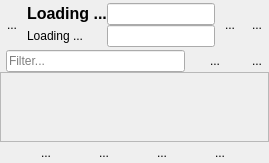
      <widget class="QWidget" name="page">
       <layout class="QVBoxLayout" name="verticalLayout_2">
        <property name="spacing">
         <number>0</number>
        </property>
        <property name="leftMargin">
         <number>0</number>
        </property>
        <property name="topMargin">
         <number>0</number>
        </property>
        <property name="rightMargin">
         <number>0</number>
        </property>
        <property name="bottomMargin">
         <number>0</number>
        </property>
        <item>
         <widget class="QWidget" name="widget" native="true">
          <layout class="QHBoxLayout" name="horizontalLayout_17">
           <property name="spacing">
            <number>3</number>
           </property>
           <property name="leftMargin">
            <number>0</number>
           </property>
           <property name="topMargin">
            <number>3</number>
           </property>
           <property name="rightMargin">
            <number>0</number>
           </property>
           <property name="bottomMargin">
            <number>3</number>
           </property>
           <item>
            <widget class="QToolButton" name="toolButton_17">
             <property name="maximumSize">
              <size>
               <width>32</width>
               <height>32</height>
              </size>
             </property>
             <property name="focusPolicy">
              <enum>Qt::NoFocus</enum>
             </property>
             <property name="text">
              <string>...</string>
             </property>
             <property name="icon">
              <iconset resource="rcc.qrc">
               <normaloff>:/icons/icon_avatar_40.png</normaloff>:/icons/icon_avatar_40.png</iconset>
             </property>
             <property name="iconSize">
              <size>
               <width>32</width>
               <height>32</height>
              </size>
             </property>
             <property name="autoRaise">
              <bool>true</bool>
             </property>
            </widget>
           </item>
           <item>
            <layout class="QVBoxLayout" name="verticalLayout">
             <property name="spacing">
              <number>0</number>
             </property>
             <item>
              <layout class="QHBoxLayout" name="horizontalLayout">
               <property name="spacing">
                <number>0</number>
               </property>
               <item>
                <widget class="QLabel" name="label_2">
                 <property name="sizePolicy">
                  <sizepolicy hsizetype="Expanding" vsizetype="Preferred">
                   <horstretch>0</horstretch>
                   <verstretch>0</verstretch>
                  </sizepolicy>
                 </property>
                 <property name="font">
                  <font>
                   <pointsize>12</pointsize>
                   <weight>75</weight>
                   <bold>true</bold>
                  </font>
                 </property>
                 <property name="text">
                  <string>Loading ...</string>
                 </property>
                 <property name="textInteractionFlags">
                  <set>Qt::TextSelectableByMouse</set>
                 </property>
                </widget>
               </item>
               <item>
                <widget class="QLineEdit" name="lineEdit_5"/>
               </item>
              </layout>
             </item>
             <item>
              <layout class="QHBoxLayout" name="horizontalLayout_16">
               <property name="spacing">
                <number>0</number>
               </property>
               <item>
                <widget class="QLabel" name="label_3">
                 <property name="sizePolicy">
                  <sizepolicy hsizetype="Expanding" vsizetype="Preferred">
                   <horstretch>0</horstretch>
                   <verstretch>0</verstretch>
                  </sizepolicy>
                 </property>
                 <property name="text">
                  <string>Loading ...</string>
                 </property>
                 <property name="textInteractionFlags">
                  <set>Qt::TextSelectableByMouse</set>
                 </property>
                </widget>
               </item>
               <item>
                <widget class="QLineEdit" name="lineEdit_6"/>
               </item>
              </layout>
             </item>
            </layout>
           </item>
           <item>
            <widget class="QToolButton" name="toolButton">
             <property name="focusPolicy">
              <enum>Qt::NoFocus</enum>
             </property>
             <property name="text">
              <string>...</string>
             </property>
             <property name="icon">
              <iconset resource="rcc.qrc">
               <normaloff>:/icons/online_30.png</normaloff>:/icons/online_30.png</iconset>
             </property>
             <property name="toolButtonStyle">
              <enum>Qt::ToolButtonIconOnly</enum>
             </property>
             <property name="autoRaise">
              <bool>true</bool>
             </property>
            </widget>
           </item>
           <item>
            <widget class="QToolButton" name="toolButton_32">
             <property name="focusPolicy">
              <enum>Qt::NoFocus</enum>
             </property>
             <property name="toolTip">
              <string>logout</string>
             </property>
             <property name="text">
              <string>...</string>
             </property>
             <property name="icon">
              <iconset resource="rcc.qrc">
               <normaloff>:/icons/power-button-off.png</normaloff>:/icons/power-button-off.png</iconset>
             </property>
             <property name="iconSize">
              <size>
               <width>22</width>
               <height>22</height>
              </size>
             </property>
             <property name="toolButtonStyle">
              <enum>Qt::ToolButtonIconOnly</enum>
             </property>
             <property name="autoRaise">
              <bool>true</bool>
             </property>
            </widget>
           </item>
          </layout>
         </widget>
        </item>
        <item>
         <layout class="QHBoxLayout" name="horizontalLayout_2">
          <property name="spacing">
           <number>0</number>
          </property>
          <property name="leftMargin">
           <number>6</number>
          </property>
          <item>
           <widget class="QLineEdit" name="lineEdit">
            <property name="placeholderText">
             <string>Filter...</string>
            </property>
           </widget>
          </item>
          <item>
           <widget class="QToolButton" name="toolButton_2">
            <property name="minimumSize">
             <size>
              <width>60</width>
              <height>0</height>
             </size>
            </property>
            <property name="focusPolicy">
             <enum>Qt::NoFocus</enum>
            </property>
            <property name="toolTip">
             <string>filter and order</string>
            </property>
            <property name="text">
             <string>...</string>
            </property>
            <property name="autoRaise">
             <bool>true</bool>
            </property>
           </widget>
          </item>
          <item>
           <widget class="QToolButton" name="toolButton_3">
            <property name="focusPolicy">
             <enum>Qt::NoFocus</enum>
            </property>
            <property name="toolTip">
             <string>remove only me groups</string>
            </property>
            <property name="text">
             <string>...</string>
            </property>
            <property name="icon">
             <iconset resource="rcc.qrc">
              <normaloff>:/icons/remove-symbol_gray64.png</normaloff>:/icons/remove-symbol_gray64.png</iconset>
            </property>
            <property name="autoRaise">
             <bool>true</bool>
            </property>
           </widget>
          </item>
         </layout>
        </item>
        <item>
         <widget class="QScrollArea" name="scrollArea">
          <property name="sizePolicy">
           <sizepolicy hsizetype="Preferred" vsizetype="Expanding">
            <horstretch>0</horstretch>
            <verstretch>0</verstretch>
           </sizepolicy>
          </property>
          <property name="focusPolicy">
           <enum>Qt::NoFocus</enum>
          </property>
          <property name="horizontalScrollBarPolicy">
           <enum>Qt::ScrollBarAlwaysOff</enum>
          </property>
          <property name="widgetResizable">
           <bool>true</bool>
          </property>
          <property name="alignment">
           <set>Qt::AlignLeading|Qt::AlignLeft|Qt::AlignTop</set>
          </property>
          <widget class="QWidget" name="scrollAreaWidgetContents">
           <property name="geometry">
            <rect>
             <x>0</x>
             <y>0</y>
             <width>84</width>
             <height>16</height>
            </rect>
           </property>
           <property name="sizePolicy">
            <sizepolicy hsizetype="Preferred" vsizetype="Fixed">
             <horstretch>0</horstretch>
             <verstretch>0</verstretch>
            </sizepolicy>
           </property>
           <layout class="QVBoxLayout" name="verticalLayout_9">
            <property name="spacing">
             <number>0</number>
            </property>
            <property name="leftMargin">
             <number>0</number>
            </property>
            <property name="topMargin">
             <number>0</number>
            </property>
            <property name="rightMargin">
             <number>0</number>
            </property>
            <property name="bottomMargin">
             <number>0</number>
            </property>
           </layout>
          </widget>
         </widget>
        </item>
        <item>
         <layout class="QHBoxLayout" name="horizontalLayout_3">
          <property name="spacing">
           <number>0</number>
          </property>
          <item>
           <widget class="QToolButton" name="toolButton_4">
            <property name="text">
             <string>...</string>
            </property>
            <property name="icon">
             <iconset resource="rcc.qrc">
              <normaloff>:/icons/add-square-button-gray.png</normaloff>:/icons/add-square-button-gray.png</iconset>
            </property>
            <property name="iconSize">
             <size>
              <width>22</width>
              <height>22</height>
             </size>
            </property>
            <property name="autoRaise">
             <bool>true</bool>
            </property>
           </widget>
          </item>
          <item>
           <widget class="QToolButton" name="toolButton_5">
            <property name="text">
             <string>...</string>
            </property>
            <property name="icon">
             <iconset resource="rcc.qrc">
              <normaloff>:/icons/groupgray.png</normaloff>:/icons/groupgray.png</iconset>
            </property>
            <property name="iconSize">
             <size>
              <width>22</width>
              <height>22</height>
             </size>
            </property>
            <property name="autoRaise">
             <bool>true</bool>
            </property>
           </widget>
          </item>
          <item>
           <widget class="QToolButton" name="toolButton_6">
            <property name="text">
             <string>...</string>
            </property>
            <property name="icon">
             <iconset resource="rcc.qrc">
              <normaloff>:/icons/transfer_gray64.png</normaloff>:/icons/transfer_gray64.png</iconset>
            </property>
            <property name="iconSize">
             <size>
              <width>22</width>
              <height>22</height>
             </size>
            </property>
            <property name="autoRaise">
             <bool>true</bool>
            </property>
           </widget>
          </item>
          <item>
           <widget class="QToolButton" name="toolButton_7">
            <property name="text">
             <string>...</string>
            </property>
            <property name="icon">
             <iconset resource="rcc.qrc">
              <normaloff>:/icons/settings_gray64.png</normaloff>:/icons/settings_gray64.png</iconset>
            </property>
            <property name="iconSize">
             <size>
              <width>22</width>
              <height>22</height>
             </size>
            </property>
            <property name="autoRaise">
             <bool>true</bool>
            </property>
           </widget>
          </item>
         </layout>
        </item>
       </layout>
      </widget>
